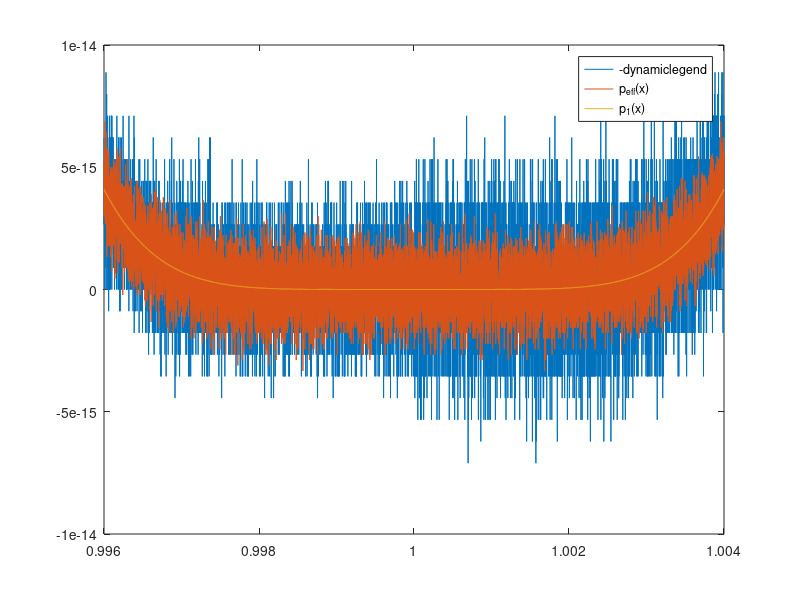

Reproduce this figure in MATLAB.
intervallo = linspace(0.996, 1.004,10000);
p_1 =@(x) (x-1).^6;
p_2 =@(x) x.^6-6*x.^5+15*x.^4-20*x.^3+15*x.^2-6*x+1;
p_eff =@(x) 1+x.*(-6+x.*(15+x.*(-20+x.*(15+x.*(-6+x)))));

y_1 = p_1(intervallo);
y_2 = p_2(intervallo);
y_3 = p_eff(intervallo);

figure(1);clf;

plot(intervallo,y_2,'DisplayName','p_2(x)');
legend('-dynamiclegend');
hold on;
plot(intervallo,y_3,'DisplayName','p_{eff}(x)');
plot(intervallo,y_1,'DisplayName','p_1(x)');